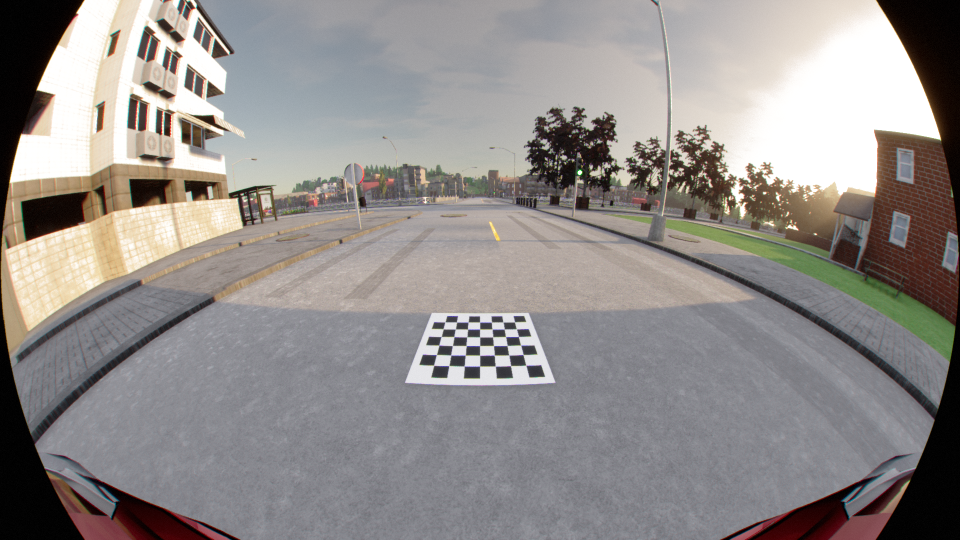
#> input picture MyBEV/data/front/front.png, 1920 x 1080 px (shown at 1/2 size); its folder holds only this picture in this run
$ python surroundBEV.py   (older library calls are emulated)
#> lines starting #> are read from the running program, lines starting #| are printed output that depends on the picture
import cv2
import numpy as np
import argparse
import os

parser = argparse.ArgumentParser(description="Generate Surrounding Camera Bird Eye View")
parser.add_argument('-fw', '--FRAME_WIDTH', default=1920, type=int, help='Camera Frame Width')
parser.add_argument('-fh', '--FRAME_HEIGHT', default=1080, type=int, help='Camera Frame Height')
parser.add_argument('-bw', '--BEV_WIDTH', default=1080, type=int, help='BEV Frame Width') #939
parser.add_argument('-bh', '--BEV_HEIGHT', default=1080, type=int, help='BEV Frame Height')
# parser.add_argument('-cw', '--CAR_WIDTH', default=200, type=int, help='Car Frame Width')
parser.add_argument('-cw', '--CAR_WIDTH', default=170, type=int, help='Car Frame Width')
# parser.add_argument('-cw', '--CAR_WIDTH', default=210, type=int, help='Car Frame Width')
# parser.add_argument('-ch', '--CAR_HEIGHT', default=300, type=int, help='Car Frame Height')
parser.add_argument('-ch', '--CAR_HEIGHT', default=320, type=int, help='Car Frame Height') ## 200较好
# parser.add_argument('-ch', '--CAR_HEIGHT', default=420, type=int, help='Car Frame Height')
parser.add_argument('-fs', '--FOCAL_SCALE', default=1.0, type=float, help='Camera Undistort Focal Scale')
parser.add_argument('-ss', '--SIZE_SCALE', default=1.0, type=float, help='Camera Undistort Size Scale')
parser.add_argument('-blend','--BLEND_FLAG', default=False, type=bool, help='Blend BEV Image (Ture/False)')
parser.add_argument('-balance','--BALANCE_FLAG', default=False, type=bool, help='Balance BEV Image (Ture/False)')
args = parser.parse_args()

FRAME_WIDTH = args.FRAME_WIDTH
FRAME_HEIGHT = args.FRAME_HEIGHT
BEV_WIDTH = args.BEV_WIDTH
BEV_HEIGHT = args.BEV_HEIGHT
CAR_WIDTH = args.CAR_WIDTH
CAR_HEIGHT = args.CAR_HEIGHT
FOCAL_SCALE = args.FOCAL_SCALE
SIZE_SCALE = args.SIZE_SCALE

def padding(img,width,height):
    H = img.shape[0]
    W = img.shape[1]
    top = (height - H) // 2
    bottom = (height - H) // 2
    if top + bottom + H < height:
        bottom += 1
    left = (width - W) // 2
    right = (width - W) // 2
    if left + right + W < width:
        right += 1
    img = cv2.copyMakeBorder(img, top, bottom, left, right,
                             cv2.BORDER_CONSTANT, value = (0,0,0))
    return img

# [37 lines left out: functions color_balance, luminance_balance, not called in this run]

class Camera:
    # [28 lines left out: functions __init__, get_camera_mat_dst, get_undistort_maps, get_bev_maps, not called in this run]

    def undistort(self, img):
        return cv2.remap(img, *self.undistort_maps, interpolation = cv2.INTER_LINEAR)

    def warp_homography(self, img):
        return cv2.warpPerspective(img, self.homography, (BEV_WIDTH,BEV_HEIGHT))

    def raw2bev(self, img):
        return cv2.remap(img, *self.bev_maps, interpolation = cv2.INTER_LINEAR)

class Mask:
    def __init__(self, name):
        self.mask = self.get_mask(name)

    # [37 lines left out: functions get_points, get_mask, not called in this run]

    def __call__(self, img):
        return cv2.bitwise_and(img, img, mask=self.mask)

class BlendMask:
    # [113 lines left out: functions __init__, get_points, get_mask, get_lines, get_blend_mask, not called in this run]

    def __call__(self, img):
        return (img * self.weight).astype(np.uint8)

class BevGenerator:
    # [12 lines left out: function __init__, not called in this run]

    @staticmethod
    def get_args():
        return args

    # [26 lines left out: functions init_args, __call__, not called in this run]

def main():
    front = cv2.imread('./data/front/front.png')
#> front is the input picture: shape (1080, 1920, 3); mean B, G, R 138.6, 140.7, 145.2
    back = cv2.imread('./data/back/back.png')
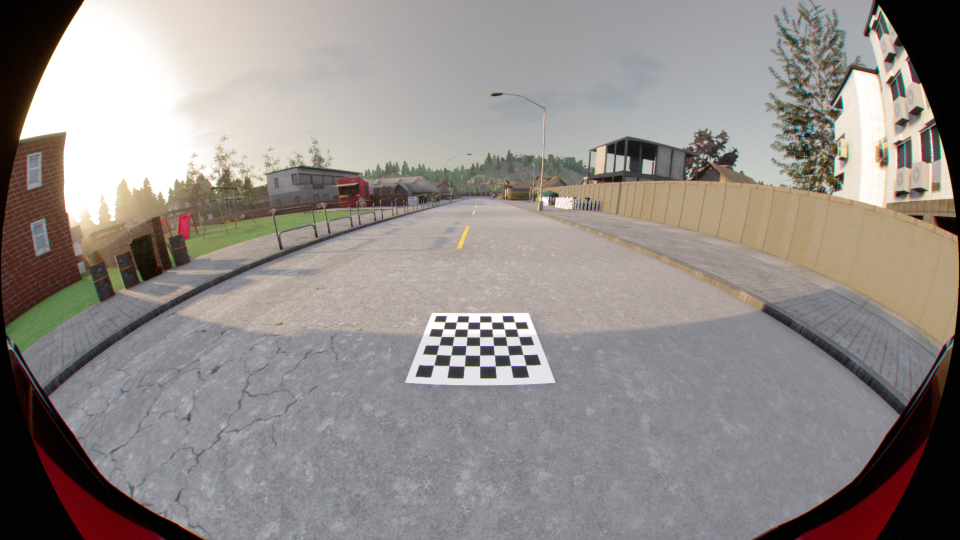
#> input picture MyBEV/data/back/back.png, 1920 x 1080 px (shown at 1/2 size)
#> back is the input picture: shape (1080, 1920, 3); mean B, G, R 137.4, 140.4, 146.2
    left = cv2.imread('./data/left/left.png')
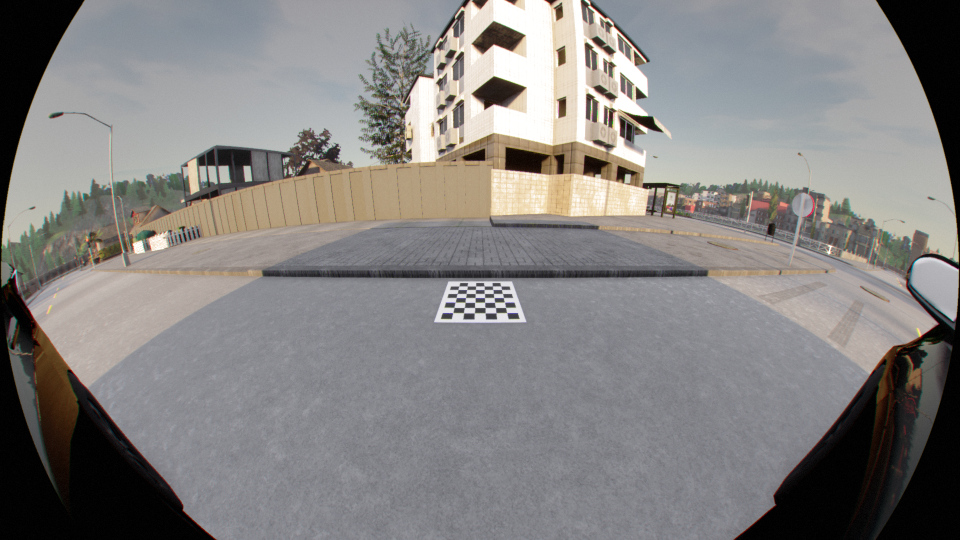
#> input picture MyBEV/data/left/left.png, 1920 x 1080 px (shown at 1/2 size)
#> left is the input picture: shape (1080, 1920, 3); mean B, G, R 128.7, 129.7, 131.9
    right = cv2.imread('./data/right/right.png')
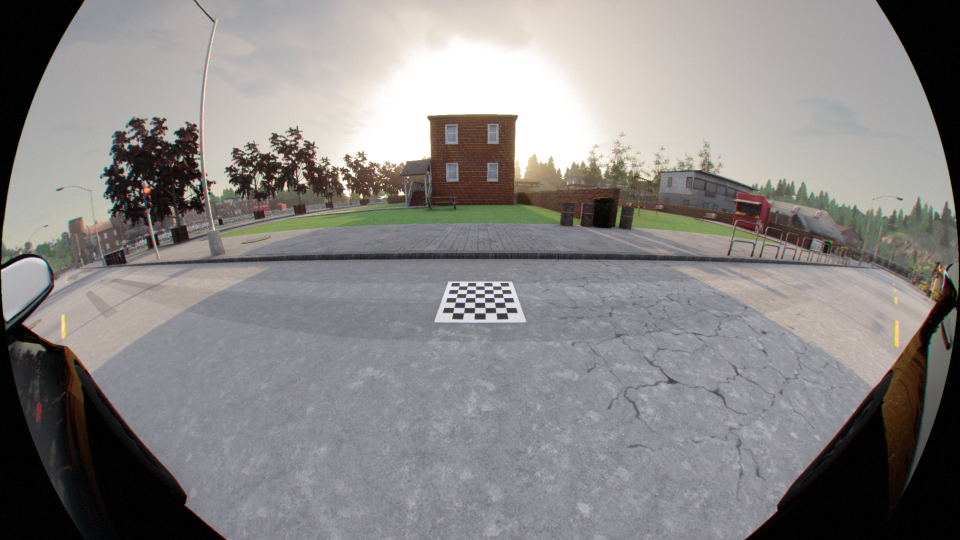
#> input picture MyBEV/data/right/right.png, 1920 x 1080 px (shown at 1/2 size)
#> right is the input picture: shape (1080, 1920, 3); mean B, G, R 132.3, 133.5, 136.4
    car = cv2.imread('./data/car.jpg')
    car = padding(car, BEV_WIDTH, BEV_HEIGHT)

    if front is None:
        print(front)
        return
    bev = BevGenerator()
    surround = bev(front,back,left,right,car)

    cv2.namedWindow('surround', flags = cv2.WINDOW_NORMAL | cv2.WINDOW_KEEPRATIO)
    cv2.imshow('surround', surround)
    cv2.imwrite('./surround.jpg', surround)
    cv2.waitKey(0)
    cv2.destroyAllWindows()

if __name__ == '__main__':
#> (the run stopped early here; a loop or call above may not have finished)
